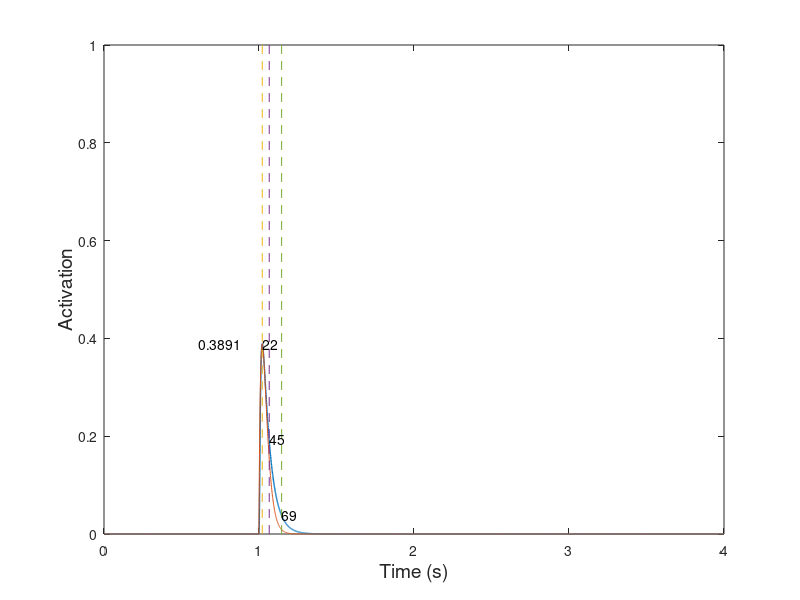

Write the MATLAB code that produced this figure. (Note: this script raises an error after producing the figure.)
%==========================================================================
% new_model_v8_test.m
% Author: Akira Nagamori
% Last update: 2/3/119
%==========================================================================

close all
clear all
clc

%==========================================================================
% Simulation parameters
Fs = 1000; %sampling frequency
T = 1/Fs;
time = 0:1/Fs:4; %simulation time

for i = 1:2
    if i == 1
        simulation_condition = 1;
    elseif i == 2
        simulation_condition = 3;
    end
    if simulation_condition == 1
        % Generate a pulse
        FR_test = 1;
    elseif simulation_condition == 2
        % Generate a spike train at a given frequency
        FR_test = 10;
    elseif simulation_condition == 3
        % Generate a set of spike trains at multiple frequencies
        FR_test = [2 5 8 10 12 15 18 20 25 30 50 100]; %10:10:100];
    end
    %==========================================================================
    % initialization
    mean_exc = zeros(1,length(FR_test));
    p2p_exc = zeros(1,length(FR_test));
    for f = 1:length(FR_test)
        FR = FR_test(f);
        %==========================================================================
        % Generate spike train
        spike = zeros(1,length(time));
        
        if simulation_condition == 1
            % Generate a pulse
            spike(1*Fs) = 1;
        else
            % Generate spike train
            temp =spikeTrainGenerator(0:1/Fs:2,Fs,FR);
            spike(1*Fs:3*Fs) = temp;
        end
        
        %==========================================================================
        % Model parameters
        % x = zeros(1,length(time)); % proportion of Ca2+ bound to troponin (0-1)
        x = 0;
        y = 0; % porportion of cross-bridge sites available for binding (0-1)
        z = 0; % porportion of bidning sites that formed cross-bridges (0-1)
        act = 0;
        
        % Stage 1
        tau_1 = 0.003;
        K_1 = 30;
        K_2_max = 20;
        
        n = 6;
        k = 0.13;
        
        alpha = 5;
        
        % Stage 3
        f_app_max = 500; % See eq. 3 and 4 and subsequent texts on Westerblad & Allen (1994)
        g_app = 20;
        
        %=========================================================================
        % initialization
        x_vec = zeros(1,length(time));
        x_int_vec = zeros(1,length(time));
        y_vec = zeros(1,length(time));
        y_int_vec = zeros(1,length(time));
        z_vec = zeros(1,length(time));
        act_vec = zeros(1,length(time));
        
        spike_temp = zeros(1,length(time));
        R_temp = exp(-time/tau_1);
        R = zeros(1,length(time));
        
        for t = 1:length(time)
            %% Stage 1
            % Calcium diffusion to sarcoplasm
            spike_temp = zeros(1,length(time));
            if spike(t) == 1
                spike_temp(t) = 1;
                %temp = conv(spike_temp,R_temp);
                % R to depend on the normalized firing rate
                temp = conv(spike_temp,R_temp*(1+1*act^5));
                %             R_i = 1 + (5-1)*exp(-(1/FR)/0.1);
                %             temp = conv(spike_temp,R_temp*R_i);
                R = R + temp(1:length(time));
            end
            
            K_2 = K_2_max; %/(1+alpha*act);
            
            x_dot = K_1*R(t) - K_2*x;
            x = x_dot/Fs + x;
            
            x_int = x^n/(x^n+k^n);
            %         if x > 1
            %            x = 1;
            
            %% Stage 3
            % Dynamics of cross-bridge formation (Huxley, 1957)
            f_app = f_app_max*x_int;
            z_dot = (1-z)*f_app - g_app*z; 
            z = z_dot/Fs + z;
            
            %% Stage 4
            %
            act = z; % (z*(f_app_max+g_app)/f_app_max);           
            
            %% Store variables
            %x_vec(t) = x(t);
            x_vec(t) = x;
            y_vec(t) = y;
            z_vec(t) = z;
            act_vec(t) = act;
            
        end
        
        mean_exc(f) = mean(act_vec(2*Fs:3*Fs));
        p2p_exc(f) = max(act_vec(2*Fs:3*Fs))-min(act_vec(2*Fs:3*Fs));
        
        if simulation_condition == 1
            %------------------------------------------------------------------
            % Twitch analysis
            %------------------------------------------------------------------
            % Find the peak amplitude of twitch and its location
            [pks,locs_0_100] = max(act_vec);
            % Display peak amplitude value
            pks
            % Time it takes from zero force to the peak
            t_0_100 = (locs_0_100-1*Fs)*1000/Fs % convert it in the unit of ms
            
            % Find a half peak amplitude
            peak_half = pks/2;
            % Find time from peak to half maximum
            [~,t_100_50] = min(abs(act_vec(locs_0_100:end)-peak_half));
            
            % Find the location of t_100_50
            locs_100_50 = locs_0_100+t_100_50;
            % Time it takes from peak to half maximum
            t_100_50 = t_100_50*1000/Fs
            
            % Find value of 40% of peak amplitude
            peak_40 = pks*0.4;
            % Find value of 10% of peak amplitude
            peak_10 = pks*0.1;
            
            % Find time when force reaches 40% maximum after peak
            [~,t_40] = min(abs(act_vec(locs_0_100:end)-peak_40));
            % Find time when force reaches 10% maximum after peak
            [~,t_10] = min(abs(act_vec(locs_0_100:end)-peak_10));
            
            % Time it takes from 40% peak to 10% peak
            t_40_10 = (t_10-t_40)*1000/Fs
            
            % Locatino of t_40_10
            locs_40_10 = locs_0_100+t_10;
            
            T = t_0_100/Fs;
            P =  pks/T;
            twitch_Milner_temp = P.*time.*exp(1-time/T);
            twitch_Milner = conv(spike,twitch_Milner_temp);
        end
        
        figure(i)
        plot(time,act_vec,'LineWidth',1)
        hold on
        if simulation_condition == 1   
            plot(time,twitch_Milner(1:length(time)))
            hold on
            plot([time(locs_0_100) time(locs_0_100)],[0 1],'--')
            text(time(locs_0_100),pks,num2str(t_0_100))
            hold on
            plot([time(locs_100_50) time(locs_100_50)],[0 1],'--')
            plot([time(locs_40_10) time(locs_40_10)],[0 1],'--')
            text(time(locs_100_50),peak_half,num2str(t_100_50))
            text(time(locs_40_10),peak_10,num2str(t_40_10))
            text(time(locs_0_100)-time(locs_0_100)*0.4,pks,num2str(pks))
        end
        
    end
    
    figure(i)
    xlabel('Time (s)','FontSize',14)
    ylabel('Activation','FontSize',14)
    
    if simulation_condition == 2
        figure(3)
        plot(time,x_vec,'LineWidth',1)
        xlabel('Time (s)','FontSize',14)
        ylabel('x','FontSize',14)
        
        figure(4)
        plot(time,x_int_vec,'LineWidth',1)
        xlabel('Time (s)','FontSize',14)
        ylabel('x_{int}','FontSize',14)
        
        figure(5)
        plot(time,y_vec,'LineWidth',1)
        xlabel('Time (s)','FontSize',14)
        ylabel('y','FontSize',14)
        
    elseif simulation_condition == 3
        
        twitch2tetanus_ratio = p2p_exc(1)/mean_exc(f)
        fusion = 1-p2p_exc/p2p_exc(1);
        
        FR_new = FR_test(1):0.1:FR_test(end);
        Af_new = spline(FR_test,mean_exc,FR_new);
        [~,loc] = min(abs(Af_new-0.5));
        FR_half = FR_new(loc);
        f_eff = FR_new/FR_half;
        Af_Song = 1-exp(-(f_eff./(0.56*2.1)).^2.1);
        FR_half
        
        figure(6)
        plot(FR_test/FR_half,mean_exc,'LineWidth',1)
        xlabel('Frequency (Hz)','FontSize',14)
        ylabel('Activation','FontSize',14)
        hold on
        plot(f_eff,Af_Song)
        xlim([0 3])
        
        figure(7)
        plot(FR_test/FR_half,fusion,'LineWidth',1)
        xlabel('Frequency (Hz)','FontSize',14)
        ylabel('Fusion','FontSize',14)
        hold on
        
        figure(8)
        plot(mean_exc./max(mean_exc),fusion,'LineWidth',1)
        xlabel('Activation','FontSize',14)
        ylabel('Fusion','FontSize',14)
        hold on
        plot(0:0.1:1,0:0.1:1,'--')
    end
    
end


function spikeTrain = spikeTrainGenerator(t,Fs,freq)

spikeTrain = zeros(1,length(t));
ISI = round(1/freq*Fs);
numSpikes = round(length(t)/ISI);
index = [1:numSpikes]*ISI;
index(index>length(t)) = [];
spikeTrain(index) = 1;
spikeTrain(1) = 1;

end
